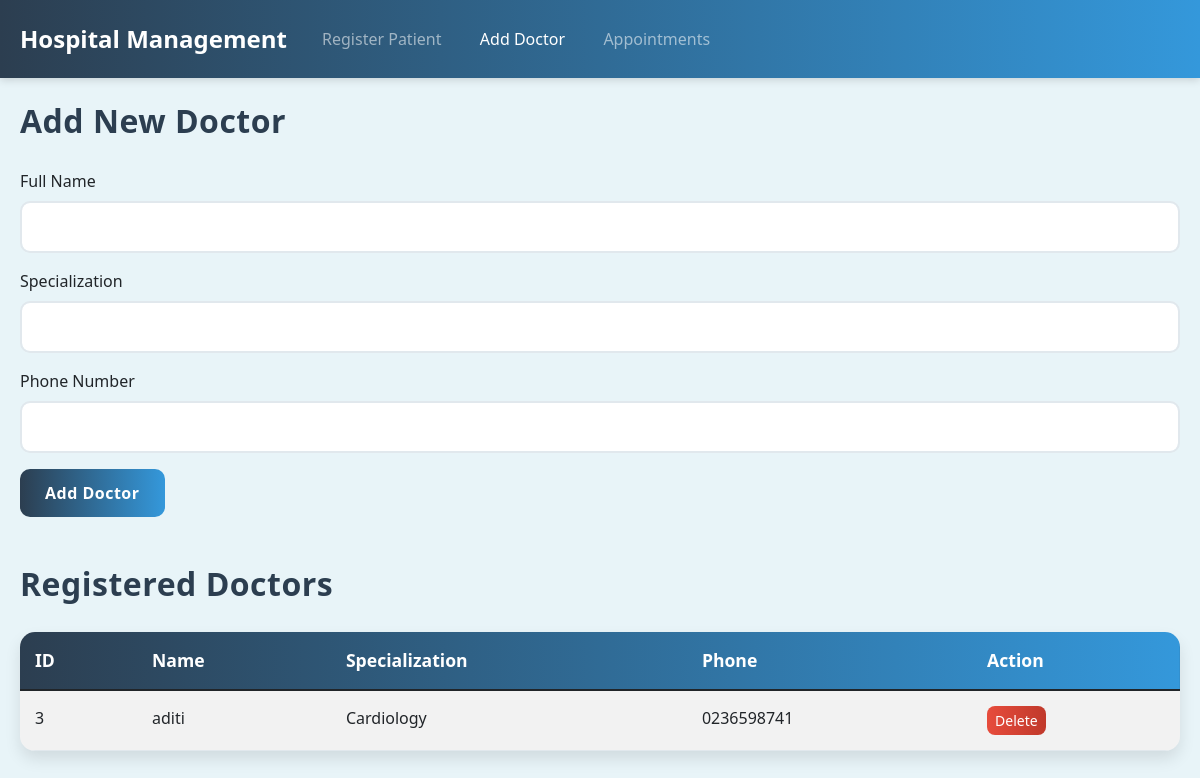
/add_doctor (signed in), run on the app's committed database.
### tables this page shows
CREATE TABLE doctors
                 (id INTEGER PRIMARY KEY AUTOINCREMENT,
                  name TEXT NOT NULL,
                  specialization TEXT,
                  phone TEXT);

### app.py (the view, shortened to what this page needs)
@app.route('/add_doctor', methods=['GET', 'POST'])
@login_required
def add_doctor():
    conn = sqlite3.connect('hospital.db')
    c = conn.cursor()
    c.execute("SELECT * FROM doctors")
    doctors = c.fetchall()
    conn.close()
    return render_template('add_doctor.html', doctors=doctors)

### app.py (called while the page is built)
def login_required(f):
    @wraps(f)
    def decorated_function(*args, **kwargs):
        if 'logged_in' not in session:
            flash('Please log in first.')
            return redirect(url_for('login'))
        return f(*args, **kwargs)
    return decorated_function

### templates/add_doctor.html (shortened to what this page needs)
<!DOCTYPE html>
<html lang="en">
<head>
    <link href="https://cdn.jsdelivr.net/npm/bootstrap@5.1.3/dist/css/bootstrap.min.css" rel="stylesheet">
    <link rel="stylesheet" href="{{ url_for('static', filename='style.css') }}">
</head>
<body>
    <nav class="navbar navbar-expand-lg navbar-dark bg-primary">
        <div class="container">
            <a class="navbar-brand" href="{{ url_for('dashboard') }}">Hospital Management</a>
            <div class="collapse navbar-collapse" id="navbarNav">
                <ul class="navbar-nav">
                    <li class="nav-item">
                        <a class="nav-link" href="{{ url_for('register_patient') }}">Register Patient</a>
                    </li>
                    <li class="nav-item">
                        <a class="nav-link active" href="{{ url_for('add_doctor') }}">Add Doctor</a>
                    </li>
                    <li class="nav-item">
                        <a class="nav-link" href="{{ url_for('appointments') }}">Appointments</a>
                    </li>
                </ul>
            </div>
        </div>
    </nav>
    <div class="container mt-4">
        <h2>Add New Doctor</h2>
        <form method="POST" class="mt-4">
            <div class="mb-3">
                <label for="name" class="form-label">Full Name</label>
                <input type="text" class="form-control" id="name" name="name" required>
            </div>
            <div class="mb-3">
                <label for="specialization" class="form-label">Specialization</label>
                <input type="text" class="form-control" id="specialization" name="specialization" required>
            </div>
            <div class="mb-3">
                <label for="phone" class="form-label">Phone Number</label>
                <input type="tel" class="form-control" id="phone" name="phone" required>
            </div>
            <button type="submit" class="btn btn-primary">Add Doctor</button>
        </form>
        <h2 class="mt-5">Registered Doctors</h2>
        <table class="table table-striped mt-3">
            <thead>
                <tr>
                    <th>ID</th>
                    <th>Name</th>
                    <th>Specialization</th>
                    <th>Phone</th>
                    <th>Action</th>
                </tr>
            </thead>
            <tbody>
                {% for doctor in doctors %}
                <tr>
                    <td>{{ doctor[0] }}</td>
                    <td>{{ doctor[1] }}</td>
                    <td>{{ doctor[2] }}</td>
                    <td>{{ doctor[3] }}</td>
                    <td>
                        <a href="{{ url_for('delete_doctor', id=doctor[0]) }}"
                           class="btn btn-danger btn-sm"
                           onclick="return confirm('Are you sure you want to delete this doctor?')">
                            Delete
                        </a>
                    </td>
                </tr>
                {% endfor %}
            </tbody>
        </table>
    </div>
</body>
</html>

### static/style.css (style rules this page uses)
body { background-color: #e8f4f8; font-family: 'Poppins', 'Segoe UI', sans-serif; }
.navbar { box-shadow: 0 2px 8px rgba(0, 0, 0, 0.15); background: linear-gradient(to right, #2c3e50, #3498db) !important; padding: 1rem 0; }
.navbar-brand { font-size: 1.5rem; font-weight: 600; }
.nav-link { font-weight: 500; padding: 0.5rem 1rem !important; margin: 0 0.2rem; border-radius: 5px; transition: all 0.3s; }
.container { max-width: 1200px; margin: 0 auto; padding: 0 20px; }
.form-control { border-radius: 10px; border: 2px solid #e1e8ed; padding: 12px; transition: all 0.3s; }
.btn-primary { background: linear-gradient(to right, #2c3e50, #3498db); border: none; border-radius: 10px; padding: 12px 25px; font-weight: 600; letter-spacing: 0.5px; transition: all 0.3s ease; }
.btn-danger { background: linear-gradient(to right, #e74c3c, #c0392b); border: none; border-radius: 8px; transition: all 0.3s ease; }
.table { background-color: white; border-radius: 15px; overflow: hidden; box-shadow: 0 8px 16px rgba(0, 0, 0, 0.1); border: none; }
.table thead { background: linear-gradient(to right, #2c3e50, #3498db); color: white; }
.table th { border: none; font-weight: 600; padding: 15px; font-size: 1.1rem; }
.table td { padding: 15px; border-color: #e1e8ed; }
h2 { color: #2c3e50; margin-bottom: 1.8rem; font-weight: 700; letter-spacing: 0.5px; }
.card, .table, .alert { animation: fadeIn 0.5s ease-out; }
.btn-primary { position: relative; overflow: hidden; }
.btn-primary:after { content: ''; position: absolute; top: 50%; left: 50%; width: 0; height: 0; background: rgba(255,255,255,0.2); border-radius: 50%; transform: translate(-50%, -50%); transition: width 0.6s, height 0.6s; }

### data on the page
doctors: id "3", name "aditi", specialization "Cardiology", phone "0236598741"
